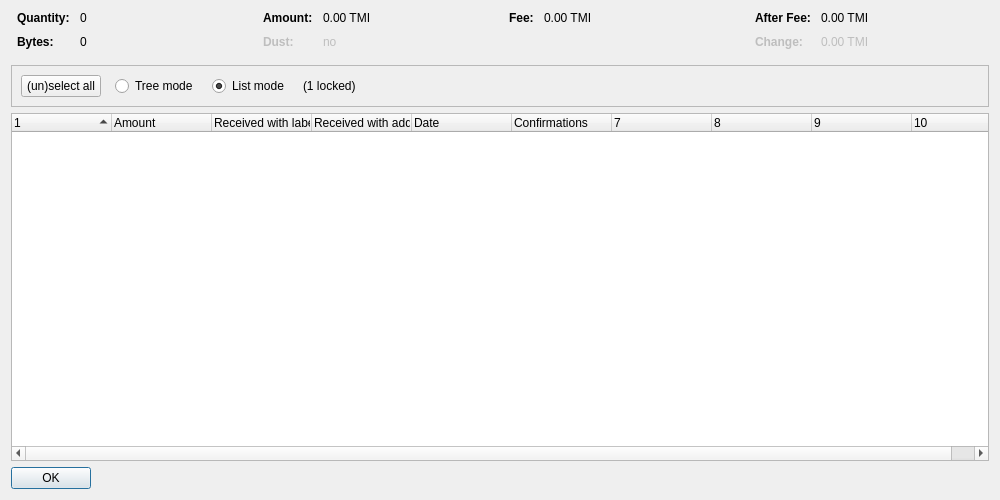
<?xml version="1.0" encoding="UTF-8"?>
<ui version="4.0">
 <class>CoinControlDialog</class>
 <widget class="QDialog" name="CoinControlDialog">
  <property name="geometry">
   <rect>
    <x>0</x>
    <y>0</y>
    <width>1000</width>
    <height>500</height>
   </rect>
  </property>
  <property name="windowTitle">
   <string>Coin Selection</string>
  </property>
  <layout class="QVBoxLayout" name="verticalLayout">
   <item>
    <layout class="QHBoxLayout" name="horizontalLayoutTop" stretch="0,0,0,0">
     <property name="topMargin">
      <number>0</number>
     </property>
     <property name="bottomMargin">
      <number>10</number>
     </property>
     <item>
      <layout class="QFormLayout" name="formLayoutCoinControl1">
       <property name="horizontalSpacing">
        <number>10</number>
       </property>
       <property name="verticalSpacing">
        <number>10</number>
       </property>
       <property name="leftMargin">
        <number>6</number>
       </property>
       <property name="rightMargin">
        <number>6</number>
       </property>
       <item row="0" column="0">
        <widget class="QLabel" name="labelCoinControlQuantityText">
         <property name="font">
          <font>
           <weight>75</weight>
           <bold>true</bold>
          </font>
         </property>
         <property name="text">
          <string>Quantity:</string>
         </property>
        </widget>
       </item>
       <item row="0" column="1">
        <widget class="QLabel" name="labelCoinControlQuantity">
         <property name="cursor">
          <cursorShape>IBeamCursor</cursorShape>
         </property>
         <property name="contextMenuPolicy">
          <enum>Qt::ActionsContextMenu</enum>
         </property>
         <property name="text">
          <string notr="true">0</string>
         </property>
         <property name="textInteractionFlags">
          <set>Qt::LinksAccessibleByMouse|Qt::TextSelectableByKeyboard|Qt::TextSelectableByMouse</set>
         </property>
        </widget>
       </item>
       <item row="1" column="0">
        <widget class="QLabel" name="labelCoinControlBytesText">
         <property name="font">
          <font>
           <weight>75</weight>
           <bold>true</bold>
          </font>
         </property>
         <property name="text">
          <string>Bytes:</string>
         </property>
        </widget>
       </item>
       <item row="1" column="1">
        <widget class="QLabel" name="labelCoinControlBytes">
         <property name="cursor">
          <cursorShape>IBeamCursor</cursorShape>
         </property>
         <property name="contextMenuPolicy">
          <enum>Qt::ActionsContextMenu</enum>
         </property>
         <property name="text">
          <string notr="true">0</string>
         </property>
         <property name="textInteractionFlags">
          <set>Qt::LinksAccessibleByMouse|Qt::TextSelectableByKeyboard|Qt::TextSelectableByMouse</set>
         </property>
        </widget>
       </item>
      </layout>
     </item>
     <item>
      <layout class="QFormLayout" name="formLayoutCoinControl2">
       <property name="horizontalSpacing">
        <number>10</number>
       </property>
       <property name="verticalSpacing">
        <number>10</number>
       </property>
       <property name="leftMargin">
        <number>6</number>
       </property>
       <property name="rightMargin">
        <number>6</number>
       </property>
       <item row="0" column="0">
        <widget class="QLabel" name="labelCoinControlAmountText">
         <property name="font">
          <font>
           <weight>75</weight>
           <bold>true</bold>
          </font>
         </property>
         <property name="text">
          <string>Amount:</string>
         </property>
        </widget>
       </item>
       <item row="0" column="1">
        <widget class="QLabel" name="labelCoinControlAmount">
         <property name="cursor">
          <cursorShape>IBeamCursor</cursorShape>
         </property>
         <property name="contextMenuPolicy">
          <enum>Qt::ActionsContextMenu</enum>
         </property>
         <property name="text">
          <string notr="true">0.00 TMI</string>
         </property>
         <property name="textInteractionFlags">
          <set>Qt::LinksAccessibleByMouse|Qt::TextSelectableByKeyboard|Qt::TextSelectableByMouse</set>
         </property>
        </widget>
       </item>
       <item row="1" column="0">
        <widget class="QLabel" name="labelCoinControlLowOutputText">
         <property name="enabled">
          <bool>false</bool>
         </property>
         <property name="font">
          <font>
           <weight>75</weight>
           <bold>true</bold>
          </font>
         </property>
         <property name="text">
          <string>Dust:</string>
         </property>
        </widget>
       </item>
       <item row="1" column="1">
        <widget class="QLabel" name="labelCoinControlLowOutput">
         <property name="enabled">
          <bool>false</bool>
         </property>
         <property name="cursor">
          <cursorShape>IBeamCursor</cursorShape>
         </property>
         <property name="contextMenuPolicy">
          <enum>Qt::ActionsContextMenu</enum>
         </property>
         <property name="text">
          <string notr="true">no</string>
         </property>
         <property name="textInteractionFlags">
          <set>Qt::LinksAccessibleByMouse|Qt::TextSelectableByKeyboard|Qt::TextSelectableByMouse</set>
         </property>
        </widget>
       </item>
      </layout>
     </item>
     <item>
      <layout class="QFormLayout" name="formLayoutCoinControl3">
       <property name="horizontalSpacing">
        <number>10</number>
       </property>
       <property name="verticalSpacing">
        <number>10</number>
       </property>
       <property name="leftMargin">
        <number>6</number>
       </property>
       <property name="rightMargin">
        <number>6</number>
       </property>
       <item row="0" column="0">
        <widget class="QLabel" name="labelCoinControlFeeText">
         <property name="font">
          <font>
           <weight>75</weight>
           <bold>true</bold>
          </font>
         </property>
         <property name="text">
          <string>Fee:</string>
         </property>
        </widget>
       </item>
       <item row="0" column="1">
        <widget class="QLabel" name="labelCoinControlFee">
         <property name="cursor">
          <cursorShape>IBeamCursor</cursorShape>
         </property>
         <property name="contextMenuPolicy">
          <enum>Qt::ActionsContextMenu</enum>
         </property>
         <property name="text">
          <string notr="true">0.00 TMI</string>
         </property>
         <property name="textInteractionFlags">
          <set>Qt::LinksAccessibleByMouse|Qt::TextSelectableByKeyboard|Qt::TextSelectableByMouse</set>
         </property>
        </widget>
       </item>
      </layout>
     </item>
     <item>
      <layout class="QFormLayout" name="formLayoutCoinControl4">
       <property name="horizontalSpacing">
        <number>10</number>
       </property>
       <property name="verticalSpacing">
        <number>10</number>
       </property>
       <property name="leftMargin">
        <number>6</number>
       </property>
       <property name="rightMargin">
        <number>6</number>
       </property>
       <item row="0" column="0">
        <widget class="QLabel" name="labelCoinControlAfterFeeText">
         <property name="font">
          <font>
           <weight>75</weight>
           <bold>true</bold>
          </font>
         </property>
         <property name="text">
          <string>After Fee:</string>
         </property>
        </widget>
       </item>
       <item row="0" column="1">
        <widget class="QLabel" name="labelCoinControlAfterFee">
         <property name="cursor">
          <cursorShape>IBeamCursor</cursorShape>
         </property>
         <property name="contextMenuPolicy">
          <enum>Qt::ActionsContextMenu</enum>
         </property>
         <property name="text">
          <string notr="true">0.00 TMI</string>
         </property>
         <property name="textInteractionFlags">
          <set>Qt::LinksAccessibleByMouse|Qt::TextSelectableByKeyboard|Qt::TextSelectableByMouse</set>
         </property>
        </widget>
       </item>
       <item row="1" column="0">
        <widget class="QLabel" name="labelCoinControlChangeText">
         <property name="enabled">
          <bool>false</bool>
         </property>
         <property name="font">
          <font>
           <weight>75</weight>
           <bold>true</bold>
          </font>
         </property>
         <property name="text">
          <string>Change:</string>
         </property>
        </widget>
       </item>
       <item row="1" column="1">
        <widget class="QLabel" name="labelCoinControlChange">
         <property name="enabled">
          <bool>false</bool>
         </property>
         <property name="cursor">
          <cursorShape>IBeamCursor</cursorShape>
         </property>
         <property name="contextMenuPolicy">
          <enum>Qt::ActionsContextMenu</enum>
         </property>
         <property name="text">
          <string notr="true">0.00 TMI</string>
         </property>
         <property name="textInteractionFlags">
          <set>Qt::LinksAccessibleByMouse|Qt::TextSelectableByKeyboard|Qt::TextSelectableByMouse</set>
         </property>
        </widget>
       </item>
      </layout>
     </item>
    </layout>
   </item>
   <item>
    <widget class="QFrame" name="frame">
     <property name="minimumSize">
      <size>
       <width>0</width>
       <height>40</height>
      </size>
     </property>
     <property name="frameShape">
      <enum>QFrame::StyledPanel</enum>
     </property>
     <property name="frameShadow">
      <enum>QFrame::Sunken</enum>
     </property>
     <layout class="QHBoxLayout" name="horizontalLayout">
      <item>
       <layout class="QHBoxLayout" name="horizontalLayoutPanel" stretch="0,0,0,0,0">
        <property name="spacing">
         <number>14</number>
        </property>
        <item>
         <widget class="QPushButton" name="pushButtonSelectAll">
          <property name="sizePolicy">
           <sizepolicy hsizetype="Maximum" vsizetype="Fixed">
            <horstretch>0</horstretch>
            <verstretch>0</verstretch>
           </sizepolicy>
          </property>
          <property name="text">
           <string>(un)select all</string>
          </property>
          <property name="autoDefault">
           <bool>false</bool>
          </property>
         </widget>
        </item>
        <item>
         <widget class="QRadioButton" name="radioTreeMode">
          <property name="sizePolicy">
           <sizepolicy hsizetype="Maximum" vsizetype="Fixed">
            <horstretch>0</horstretch>
            <verstretch>0</verstretch>
           </sizepolicy>
          </property>
          <property name="text">
           <string>Tree mode</string>
          </property>
         </widget>
        </item>
        <item>
         <widget class="QRadioButton" name="radioListMode">
          <property name="sizePolicy">
           <sizepolicy hsizetype="Maximum" vsizetype="Fixed">
            <horstretch>0</horstretch>
            <verstretch>0</verstretch>
           </sizepolicy>
          </property>
          <property name="text">
           <string>List mode</string>
          </property>
          <property name="checked">
           <bool>true</bool>
          </property>
         </widget>
        </item>
        <item>
         <widget class="QLabel" name="labelLocked">
          <property name="text">
           <string notr="true">(1 locked)</string>
          </property>
         </widget>
        </item>
        <item>
         <spacer name="horizontalSpacer">
          <property name="orientation">
           <enum>Qt::Horizontal</enum>
          </property>
          <property name="sizeHint" stdset="0">
           <size>
            <width>40</width>
            <height>20</height>
           </size>
          </property>
         </spacer>
        </item>
       </layout>
      </item>
     </layout>
    </widget>
   </item>
   <item>
    <widget class="CoinControlTreeWidget" name="treeWidget">
     <property name="contextMenuPolicy">
      <enum>Qt::CustomContextMenu</enum>
     </property>
     <property name="sortingEnabled">
      <bool>false</bool>
     </property>
     <property name="columnCount">
      <number>10</number>
     </property>
     <attribute name="headerShowSortIndicator" stdset="0">
      <bool>true</bool>
     </attribute>
     <attribute name="headerStretchLastSection">
      <bool>false</bool>
     </attribute>
     <column>
      <property name="text">
       <string/>
      </property>
     </column>
     <column>
      <property name="text">
       <string>Amount</string>
      </property>
     </column>
     <column>
      <property name="text">
       <string>Received with label</string>
      </property>
     </column>
     <column>
      <property name="text">
       <string>Received with address</string>
      </property>
     </column>
     <column>
      <property name="text">
       <string>Date</string>
      </property>
     </column>
     <column>
      <property name="text">
       <string>Confirmations</string>
      </property>
      <property name="toolTip">
       <string>Confirmed</string>
      </property>
     </column>
     <column>
      <property name="text">
       <string/>
      </property>
     </column>
     <column>
      <property name="text">
       <string/>
      </property>
     </column>
     <column>
      <property name="text">
       <string/>
      </property>
     </column>
     <column>
      <property name="text">
       <string/>
      </property>
     </column>
    </widget>
   </item>
   <item>
    <widget class="QDialogButtonBox" name="buttonBox">
     <property name="sizePolicy">
      <sizepolicy hsizetype="Maximum" vsizetype="Fixed">
       <horstretch>0</horstretch>
       <verstretch>0</verstretch>
      </sizepolicy>
     </property>
     <property name="orientation">
      <enum>Qt::Horizontal</enum>
     </property>
     <property name="standardButtons">
      <set>QDialogButtonBox::Ok</set>
     </property>
    </widget>
   </item>
  </layout>
 </widget>
 <customwidgets>
  <customwidget>
   <class>CoinControlTreeWidget</class>
   <extends>QTreeWidget</extends>
   <header>coincontroltreewidget.h</header>
  </customwidget>
 </customwidgets>
 <resources/>
 <connections/>
</ui>
